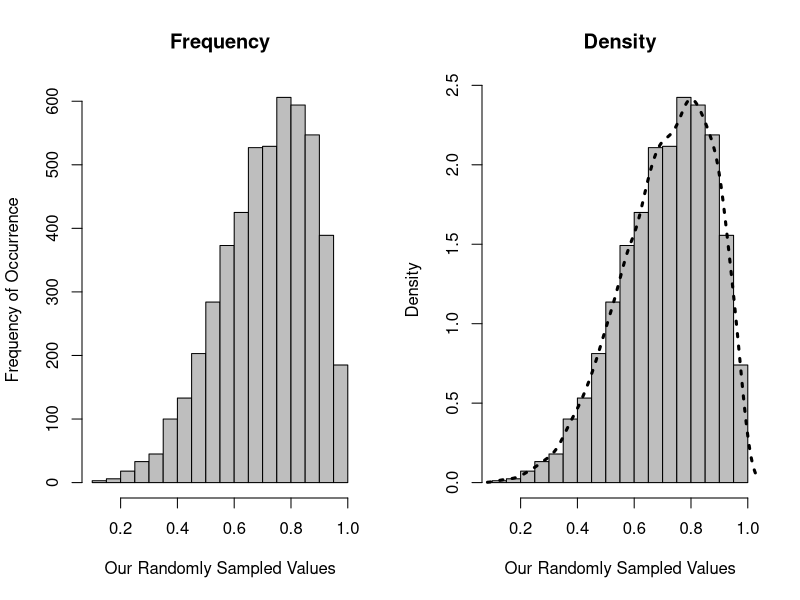

The R source for this figure:
x <- rbeta(5000,5,2)
par(mfrow=c(1,2))
hist(x, col="gray", xlab="Our Randomly Sampled Values",ylab="Frequency of Occurrence", main="Frequency")
hist(x, col="gray", freq=FALSE, xlab="Our Randomly Sampled Values", ylab="Density", main="Density")
lines(density(x),lty="dotted", lwd=3)